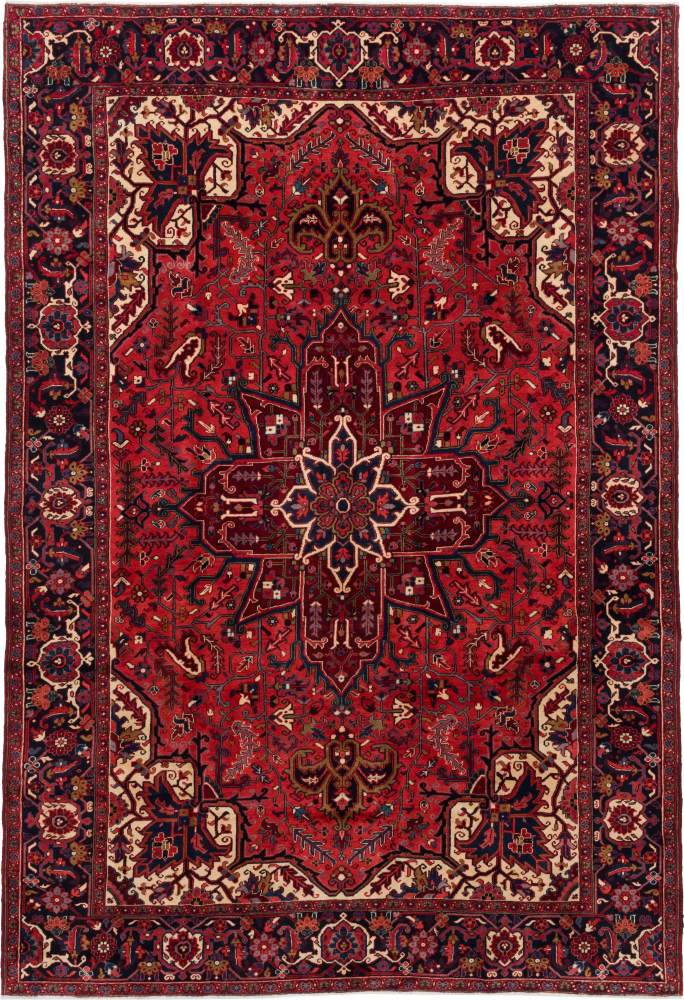
#> input picture assets/rugs/blanket.webp, 2733 x 4000 px, found by its file name (shown at 1/4 size)
$ python prep_texture.py
#> lines starting #> are read from the running program, lines starting #| are printed output that depends on the picture
#!/usr/bin/env python3
"""贴图预处理：assets/rugs/blanket.webp → assets/rugs/rug-01.png

全部用数值分析（边缘纯色检测/内容包围盒/旋转/缩放），不涉及人工看图。
输出报告到 stdout，数字说话。
"""
import sys
from pathlib import Path

import numpy as np
from PIL import Image

SRC = Path("assets/rugs/blanket.webp")
DST = Path("assets/rugs/rug-01.png")
TARGET_W = 2048
BORDER = 24          # 边框采样宽度（px）
UNIFORM_STD = 14.0   # 边框各通道 std 低于此值 → 判定为纯色背景
COLOR_DIST = 42.0    # 与背景色的距离阈值（判定"内容"像素）

img = Image.open(SRC)
#> img is the input picture: PIL image 2733x4000 RGB; mean R, G, B 109.8, 49.7, 50.5
print(f"source: {img.size} mode={img.mode}")
#| source: (2733, 4000) mode=RGB
if img.mode != "RGB":
    img = img.convert("RGB")
arr = np.asarray(img).astype(np.int16)
h, w = arr.shape[:2]
#> h = 4000; w = 2733

# 1) 边框纯色检测
frame = np.concatenate([
    arr[:BORDER].reshape(-1, 3), arr[-BORDER:].reshape(-1, 3),
    arr[:, :BORDER].reshape(-1, 3), arr[:, -BORDER:].reshape(-1, 3),
])
border_std = frame.std(axis=0)
#> border_std = [62.73, 86.65, 86.77]
bg = np.median(frame, axis=0)
#> bg = [249, 245, 244]
is_uniform = bool((border_std < UNIFORM_STD).all())
#> is_uniform = False
print(f"border std RGB = {border_std.round(1).tolist()} median = {bg.tolist()} "
      f"uniform={is_uniform}")
#| border std RGB = [62.7, 86.7, 86.8] median = [249.0, 245.0, 244.0] uniform=False

# 2) 内容包围盒（仅当边框是纯色背景时裁剪）
if is_uniform:
    dist = np.linalg.norm(arr - bg[None, None, :], axis=2)
    mask = dist > COLOR_DIST
    row_frac = mask.mean(axis=1)
    col_frac = mask.mean(axis=0)
    rows = np.where(row_frac > 0.015)[0]
    cols = np.where(col_frac > 0.015)[0]
    if len(rows) and len(cols):
        box = (int(cols[0]), int(rows[0]), int(cols[-1]) + 1, int(rows[-1]) + 1)
        area_ratio = (box[2] - box[0]) * (box[3] - box[1]) / (w * h)
        print(f"content bbox={box} area_ratio={area_ratio:.2f}")
        if area_ratio >= 0.25:
            m = 8
            box = (max(0, box[0] - m), max(0, box[1] - m),
                   min(w, box[2] + m), min(h, box[3] + m))
            img = img.crop(box)
            arr = arr[box[1]:box[3], box[0]:box[2]]
            print(f"cropped -> {img.size}")
        else:
            print("content bbox too small / noisy -> keep full frame")
    else:
        print("no content detected -> keep full frame")
else:
    print("border textured (blanket fills frame) -> keep full frame")

# 3) 方向：竖版转横版（毛毯贴图需要 landscape）
w2, h2 = img.size
#> w2 = 2733; h2 = 4000
if h2 > w2:
    img = img.transpose(Image.ROTATE_90)
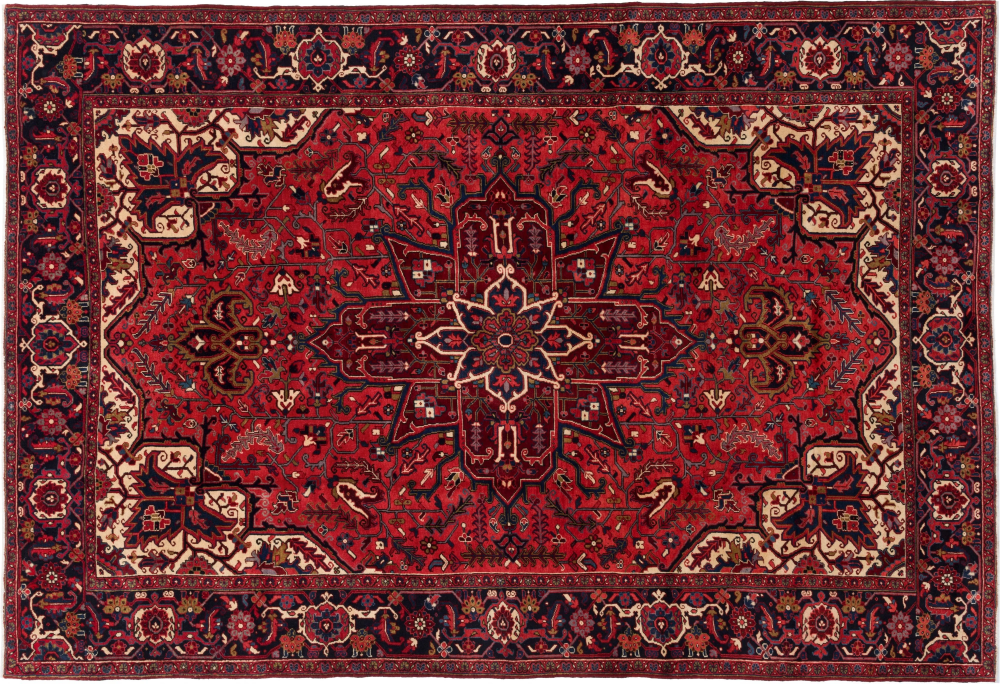
#> img: PIL image 4000x2733 RGB (shown at 1/4 size); mean R, G, B 109.8, 49.7, 50.5
    print(f"rotated 90° -> {img.size}")
#| rotated 90° -> (4000, 2733)

# 4) 缩放到 TARGET_W 宽
w3, h3 = img.size
#> w3 = 4000; h3 = 2733
if w3 > TARGET_W:
    img = img.resize((TARGET_W, round(h3 * TARGET_W / w3)), Image.LANCZOS)
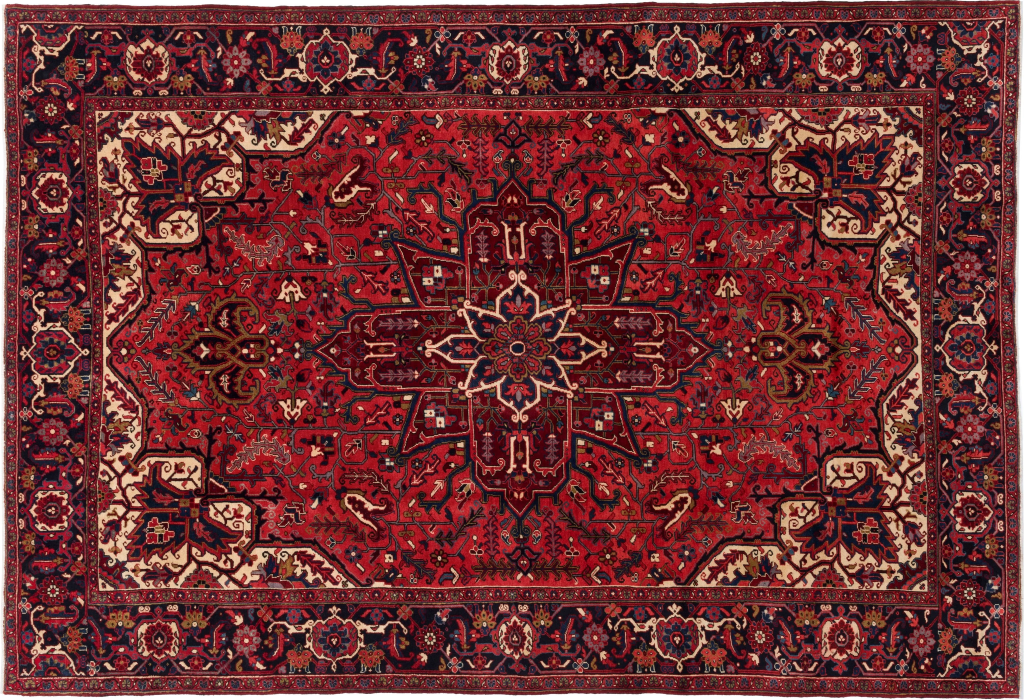
#> img: PIL image 2048x1399 RGB (shown at 1/2 size); mean R, G, B 109.8, 49.7, 50.5
print(f"final size={img.size} ratio=1:{img.size[1] / img.size[0]:.2f}")
#| final size=(2048, 1399) ratio=1:0.68

DST.parent.mkdir(parents=True, exist_ok=True)
img.save(DST)
#> (the run stopped early here; a loop or call above may not have finished)
